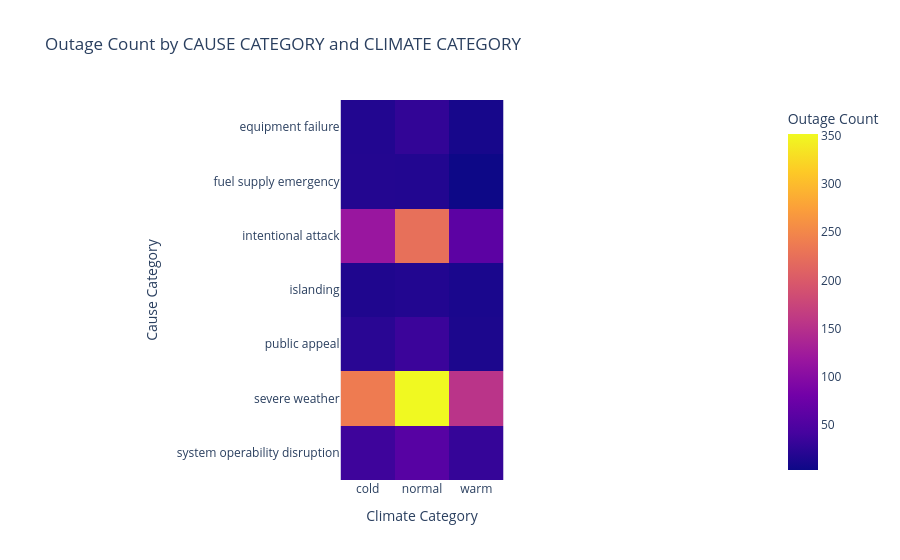

Here is the notebook cell this chart was saved with:
### Code cell
#6
pivot_table = pd.pivot_table(outage, values='OUTAGE.DURATION', index='CAUSE.CATEGORY', columns='CLIMATE.CATEGORY', aggfunc='count')
px.imshow(pivot_table, labels=dict(x="Climate Category", y="Cause Category", color="Outage Count"),
                 title='Outage Count by CAUSE CATEGORY and CLIMATE CATEGORY')

### Figure 1 — Plotly figure (JSON) as saved in the notebook; plotly's stock layout.template omitted (floating-point values rounded to 4 significant figures)
{"data": [{"coloraxis": "coloraxis", "hovertemplate": "Climate Category: %{x}<br>Cause Category: %{y}<br>Outage Count: %{z}<extra></extra>", "name": "0", "type": "heatmap", "x": ["cold", "normal", "warm"], "xaxis": "x", "y": ["equipment failure", "fuel supply emergency", "intentional attack", "islanding", "public appeal", "severe weather", "system operability disruption"], "yaxis": "y", "z": [[17, 28, 10], [18, 17, 3], [117, 225, 61], [15, 17, 12], [22, 34, 13], [238, 352, 154], [36, 57, 30]]}], "layout": {"coloraxis": {"colorbar": {"title": {"text": "Outage Count"}}, "colorscale": [[0, "#0d0887"], [0.1111, "#46039f"], [0.2222, "#7201a8"], [0.3333, "#9c179e"], [0.4444, "#bd3786"], [0.5556, "#d8576b"], [0.6667, "#ed7953"], [0.7778, "#fb9f3a"], [0.8889, "#fdca26"], [1, "#f0f921"]]}, "title": {"text": "Outage Count by CAUSE CATEGORY and CLIMATE CATEGORY"}, "xaxis": {"anchor": "y", "constrain": "domain", "domain": [0, 1], "scaleanchor": "y", "title": {"text": "Climate Category"}}, "yaxis": {"anchor": "x", "autorange": "reversed", "constrain": "domain", "domain": [0, 1], "title": {"text": "Cause Category"}}}}
